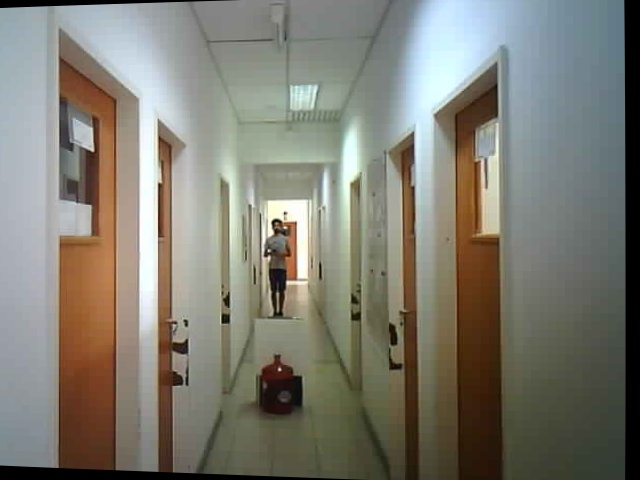
#> input picture Images/Experiment/SET3/cam1_1103.jpg, 640 x 480 px
$ python detect_pedestrians_hog.py
#> lines starting #> are read from the running program, lines starting #| are printed output that depends on the picture; after the words box and inside, x2 and y2 are one past the last pixel; in counts of white or black regions, pixels touching at a corner belong together
import cv2  # Import the OpenCV library to enable computer vision
import json
import numpy as np

# Description: Detect pedestrians in an image using the
#   Histogram of Oriented Gradients (HOG) method

filename = "../../Images/Experiment/SET3/cam1_1103.jpg"

def main():
    # Create a HOGDescriptor object
    hog = cv2.HOGDescriptor()

    # Initialize the People Detector
    hog.setSVMDetector(cv2.HOGDescriptor_getDefaultPeopleDetector())

    # Load an image
    image = cv2.imread(filename)
#> image is the input picture: shape (480, 640, 3); mean B, G, R 114.5, 124.9, 126.7

    # Detect people
    # image: Source image
    # winStride: step size in x and y direction of the sliding window
    # padding: no. of pixels in x and y direction for padding of sliding window
    # scale: Detection window size increase coefficient
    # bounding_boxes: Location of detected people
    # weights: Weight scores of detected people
    (bounding_boxes, weights) = hog.detectMultiScale(image,
                                                    winStride=(4, 4),
                                                    padding=(8, 8),
                                                    scale=1.05)
#> bounding_boxes = [[243, 198, 72, 144]]; weights = [2.45]

    # Draw bounding boxes on the image
    for (x, y, w, h) in bounding_boxes:
        cv2.rectangle(image,
                        (x, y),
                        (x + w, y + h),
                        (0, 0, 255),
                        4)
#> this loop made 1 pass
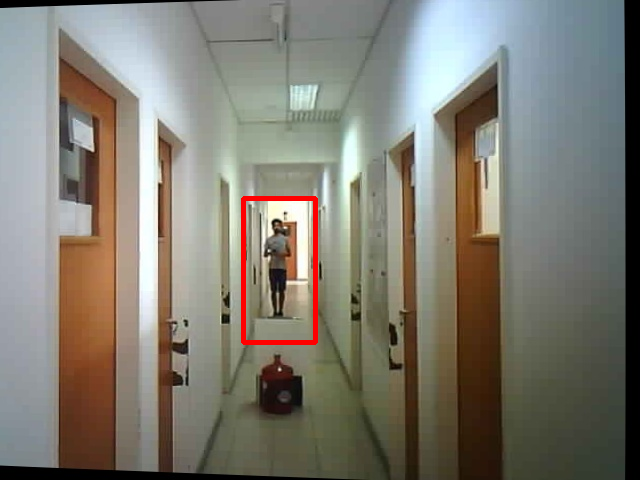
#> image: shape (480, 640, 3); 0.7% of pixels changed, all inside (x1, y1, x2, y2) = (241, 196, 318, 345)

    print(type(bounding_boxes))
#| <class 'numpy.ndarray'>
    bounding_boxes_list =bounding_boxes.tolist()
#> bounding_boxes_list = [[243, 198, 72, 144]]

    json_object = json.dumps(bounding_boxes_list, indent=4)

    with open('bounding_boxes.json', 'w') as json_file:
        json_file.write(json_object)

    # Create the output file name by removing the '.jpg' part
    size = len(filename)
    new_filename = filename[:size - 4]
    new_filename = new_filename + '_detect_HOG.jpg'

    # Save the new image in the working directory
    cv2.imwrite(new_filename, image)

    # Display the image
    cv2.imshow("Image", image)

    # Display the window until any key is pressed
    cv2.waitKey(0)
    # Close all windows
    cv2.destroyAllWindows()

main()
